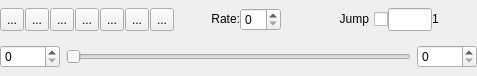
<?xml version="1.0" encoding="UTF-8"?>
<ui version="4.0">
 <class>AnimatorWidget</class>
 <widget class="QWidget" name="AnimatorWidget">
  <property name="geometry">
   <rect>
    <x>0</x>
    <y>0</y>
    <width>477</width>
    <height>76</height>
   </rect>
  </property>
  <property name="sizePolicy">
   <sizepolicy hsizetype="Fixed" vsizetype="Fixed">
    <horstretch>0</horstretch>
    <verstretch>0</verstretch>
   </sizepolicy>
  </property>
  <property name="minimumSize">
   <size>
    <width>477</width>
    <height>76</height>
   </size>
  </property>
  <property name="maximumSize">
   <size>
    <width>477</width>
    <height>76</height>
   </size>
  </property>
  <property name="windowTitle">
   <string>AnimatorWidget</string>
  </property>
  <layout class="QVBoxLayout" name="verticalLayout">
   <property name="sizeConstraint">
    <enum>QLayout::SetDefaultConstraint</enum>
   </property>
   <property name="margin">
    <number>0</number>
   </property>
   <item>
    <layout class="QHBoxLayout" name="horizontalLayout_4">
     <property name="spacing">
      <number>0</number>
     </property>
     <item>
      <layout class="QHBoxLayout" name="horizontalLayout_2">
       <property name="spacing">
        <number>1</number>
       </property>
       <item>
        <widget class="QToolButton" name="toStartTB_">
         <property name="maximumSize">
          <size>
           <width>30</width>
           <height>30</height>
          </size>
         </property>
         <property name="toolTip">
          <string>Go to start.</string>
         </property>
         <property name="text">
          <string>...</string>
         </property>
         <property name="icon">
          <iconset resource="QtViewer.qrc">
           <normaloff>:/icons/Anim0_ToStart.png</normaloff>:/icons/Anim0_ToStart.png</iconset>
         </property>
         <property name="iconSize">
          <size>
           <width>22</width>
           <height>22</height>
          </size>
         </property>
        </widget>
       </item>
       <item>
        <widget class="QToolButton" name="revStepTB_">
         <property name="maximumSize">
          <size>
           <width>30</width>
           <height>30</height>
          </size>
         </property>
         <property name="toolTip">
          <string>Reverse step.</string>
         </property>
         <property name="text">
          <string>...</string>
         </property>
         <property name="icon">
          <iconset resource="QtViewer.qrc">
           <normaloff>:/icons/Anim1_RevStep.png</normaloff>:/icons/Anim1_RevStep.png</iconset>
         </property>
         <property name="iconSize">
          <size>
           <width>22</width>
           <height>22</height>
          </size>
         </property>
        </widget>
       </item>
       <item>
        <widget class="QToolButton" name="revTB_">
         <property name="maximumSize">
          <size>
           <width>30</width>
           <height>30</height>
          </size>
         </property>
         <property name="toolTip">
          <string>Reverse play.</string>
         </property>
         <property name="text">
          <string>...</string>
         </property>
         <property name="icon">
          <iconset resource="QtViewer.qrc">
           <normaloff>:/icons/Anim2_Rev.png</normaloff>:/icons/Anim2_Rev.png</iconset>
         </property>
         <property name="iconSize">
          <size>
           <width>22</width>
           <height>22</height>
          </size>
         </property>
        </widget>
       </item>
       <item>
        <widget class="QToolButton" name="stopTB_">
         <property name="maximumSize">
          <size>
           <width>30</width>
           <height>30</height>
          </size>
         </property>
         <property name="toolTip">
          <string>Stop animation.</string>
         </property>
         <property name="text">
          <string>...</string>
         </property>
         <property name="icon">
          <iconset resource="QtViewer.qrc">
           <normaloff>:/icons/Anim3_Stop.png</normaloff>:/icons/Anim3_Stop.png</iconset>
         </property>
         <property name="iconSize">
          <size>
           <width>30</width>
           <height>22</height>
          </size>
         </property>
        </widget>
       </item>
       <item>
        <widget class="QToolButton" name="playTB_">
         <property name="maximumSize">
          <size>
           <width>30</width>
           <height>30</height>
          </size>
         </property>
         <property name="toolTip">
          <string>Forward play.</string>
         </property>
         <property name="text">
          <string>...</string>
         </property>
         <property name="icon">
          <iconset resource="QtViewer.qrc">
           <normaloff>:/icons/Anim4_Play.png</normaloff>:/icons/Anim4_Play.png</iconset>
         </property>
         <property name="iconSize">
          <size>
           <width>22</width>
           <height>22</height>
          </size>
         </property>
        </widget>
       </item>
       <item>
        <widget class="QToolButton" name="fwdStep_">
         <property name="maximumSize">
          <size>
           <width>30</width>
           <height>30</height>
          </size>
         </property>
         <property name="toolTip">
          <string>Forward step.</string>
         </property>
         <property name="text">
          <string>...</string>
         </property>
         <property name="icon">
          <iconset resource="QtViewer.qrc">
           <normaloff>:/icons/Anim5_FwdStep.png</normaloff>:/icons/Anim5_FwdStep.png</iconset>
         </property>
         <property name="iconSize">
          <size>
           <width>22</width>
           <height>22</height>
          </size>
         </property>
        </widget>
       </item>
       <item>
        <widget class="QToolButton" name="toEndTB_">
         <property name="maximumSize">
          <size>
           <width>30</width>
           <height>30</height>
          </size>
         </property>
         <property name="toolTip">
          <string>Go to end.</string>
         </property>
         <property name="text">
          <string>...</string>
         </property>
         <property name="icon">
          <iconset resource="QtViewer.qrc">
           <normaloff>:/icons/Anim6_ToEnd.png</normaloff>:/icons/Anim6_ToEnd.png</iconset>
         </property>
         <property name="iconSize">
          <size>
           <width>22</width>
           <height>22</height>
          </size>
         </property>
        </widget>
       </item>
      </layout>
     </item>
     <item>
      <layout class="QHBoxLayout" name="horizontalLayout">
       <item>
        <widget class="QLabel" name="rateLbl_">
         <property name="sizePolicy">
          <sizepolicy hsizetype="Minimum" vsizetype="Fixed">
           <horstretch>0</horstretch>
           <verstretch>0</verstretch>
          </sizepolicy>
         </property>
         <property name="text">
          <string>Rate:</string>
         </property>
         <property name="alignment">
          <set>Qt::AlignRight|Qt::AlignTrailing|Qt::AlignVCenter</set>
         </property>
        </widget>
       </item>
       <item>
        <widget class="QSpinBox" name="rateEdit_">
         <property name="sizePolicy">
          <sizepolicy hsizetype="Fixed" vsizetype="Fixed">
           <horstretch>0</horstretch>
           <verstretch>0</verstretch>
          </sizepolicy>
         </property>
         <property name="toolTip">
          <string>Select the animation rate.</string>
         </property>
        </widget>
       </item>
      </layout>
     </item>
     <item>
      <widget class="QCheckBox" name="endToEndCheckBox">
       <property name="minimumSize">
        <size>
         <width>40</width>
         <height>0</height>
        </size>
       </property>
       <property name="toolTip">
        <string>If this box is checked, the movie controls will jump from end to end instead of changing one unit at a time.</string>
       </property>
       <property name="layoutDirection">
        <enum>Qt::RightToLeft</enum>
       </property>
       <property name="text">
        <string>Jump</string>
       </property>
      </widget>
     </item>
     <item>
      <layout class="QHBoxLayout" name="horizontalLayout_3">
       <item>
        <widget class="QLineEdit" name="frameEdit_">
         <property name="sizePolicy">
          <sizepolicy hsizetype="Fixed" vsizetype="Fixed">
           <horstretch>0</horstretch>
           <verstretch>0</verstretch>
          </sizepolicy>
         </property>
         <property name="minimumSize">
          <size>
           <width>44</width>
           <height>0</height>
          </size>
         </property>
         <property name="maximumSize">
          <size>
           <width>44</width>
           <height>24</height>
          </size>
         </property>
         <property name="toolTip">
          <string>Set the current animation frame.</string>
         </property>
         <property name="text">
          <string/>
         </property>
         <property name="alignment">
          <set>Qt::AlignRight</set>
         </property>
        </widget>
       </item>
       <item>
        <widget class="QLabel" name="nFrmsLbl_">
         <property name="sizePolicy">
          <sizepolicy hsizetype="MinimumExpanding" vsizetype="Fixed">
           <horstretch>0</horstretch>
           <verstretch>0</verstretch>
          </sizepolicy>
         </property>
         <property name="minimumSize">
          <size>
           <width>45</width>
           <height>0</height>
          </size>
         </property>
         <property name="maximumSize">
          <size>
           <width>45</width>
           <height>16777215</height>
          </size>
         </property>
         <property name="text">
          <string>1</string>
         </property>
         <property name="alignment">
          <set>Qt::AlignLeading|Qt::AlignLeft|Qt::AlignVCenter</set>
         </property>
        </widget>
       </item>
      </layout>
     </item>
    </layout>
   </item>
   <item>
    <layout class="QHBoxLayout" name="horizontalLayout_6">
     <property name="spacing">
      <number>6</number>
     </property>
     <item>
      <widget class="QSpinBox" name="startSpinBox">
       <property name="maximumSize">
        <size>
         <width>60</width>
         <height>16777215</height>
        </size>
       </property>
       <property name="toolTip">
        <string>Set the lower animation limit.</string>
       </property>
      </widget>
     </item>
     <item>
      <widget class="QSlider" name="frameSlider_">
       <property name="sizePolicy">
        <sizepolicy hsizetype="Minimum" vsizetype="Fixed">
         <horstretch>0</horstretch>
         <verstretch>0</verstretch>
        </sizepolicy>
       </property>
       <property name="minimumSize">
        <size>
         <width>170</width>
         <height>0</height>
        </size>
       </property>
       <property name="maximumSize">
        <size>
         <width>16777215</width>
         <height>16777215</height>
        </size>
       </property>
       <property name="toolTip">
        <string>Select the current animation frame.</string>
       </property>
       <property name="minimum">
        <number>1</number>
       </property>
       <property name="pageStep">
        <number>1</number>
       </property>
       <property name="orientation">
        <enum>Qt::Horizontal</enum>
       </property>
      </widget>
     </item>
     <item>
      <widget class="QSpinBox" name="endSpinBox">
       <property name="maximumSize">
        <size>
         <width>60</width>
         <height>16777215</height>
        </size>
       </property>
       <property name="toolTip">
        <string>Set the upper animation limit.</string>
       </property>
      </widget>
     </item>
    </layout>
   </item>
  </layout>
 </widget>
 <resources>
  <include location="QtViewer.qrc"/>
 </resources>
 <connections/>
</ui>
